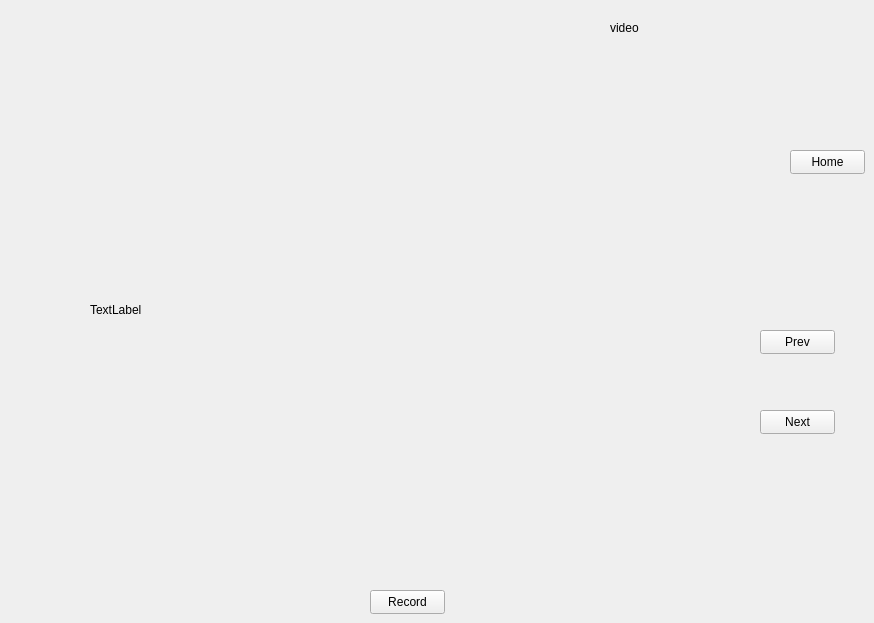
     <widget class="QWidget" name="video_page">
      <widget class="QPushButton" name="video_home_button">
       <property name="geometry">
        <rect>
         <x>790</x>
         <y>150</y>
         <width>75</width>
         <height>24</height>
        </rect>
       </property>
       <property name="text">
        <string>Home</string>
       </property>
      </widget>
      <widget class="QPushButton" name="video_next_button">
       <property name="geometry">
        <rect>
         <x>760</x>
         <y>410</y>
         <width>75</width>
         <height>24</height>
        </rect>
       </property>
       <property name="text">
        <string>Next</string>
       </property>
      </widget>
      <widget class="QLabel" name="video_label">
       <property name="geometry">
        <rect>
         <x>610</x>
         <y>20</y>
         <width>50</width>
         <height>16</height>
        </rect>
       </property>
       <property name="text">
        <string>video</string>
       </property>
      </widget>
      <widget class="QPushButton" name="video_prev_button">
       <property name="geometry">
        <rect>
         <x>760</x>
         <y>330</y>
         <width>75</width>
         <height>24</height>
        </rect>
       </property>
       <property name="text">
        <string>Prev</string>
       </property>
      </widget>
      <widget class="QPushButton" name="video_control_button">
       <property name="geometry">
        <rect>
         <x>370</x>
         <y>590</y>
         <width>75</width>
         <height>24</height>
        </rect>
       </property>
       <property name="text">
        <string>Record</string>
       </property>
      </widget>
      <widget class="QLabel" name="video_stream">
       <property name="geometry">
        <rect>
         <x>90</x>
         <y>70</y>
         <width>640</width>
         <height>480</height>
        </rect>
       </property>
       <property name="text">
        <string>TextLabel</string>
       </property>
      </widget>
     </widget>
